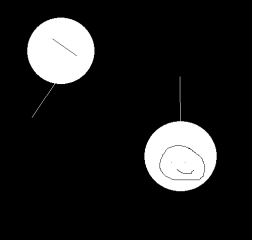
#> input picture Week 8/original.png, 253 x 240 px
$ python Page_30_Erosion_Dilation.py
#> lines starting #> are read from the running program, lines starting #| are printed output that depends on the picture
import cv2
import numpy as np

I = cv2.imread('original.png',0)
#> I is the input picture: shape (240, 253); min 0, max 255, mean 32.1
cv2.imshow('Original',I)


J = cv2.erode(I,np.ones((3,3),np.uint8))
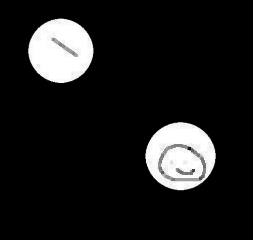
#> J: shape (240, 253); min 0, max 255, mean 27.4
cv2.imshow('erosion',J)


J = cv2.dilate(I,np.ones((3,3),np.uint8))
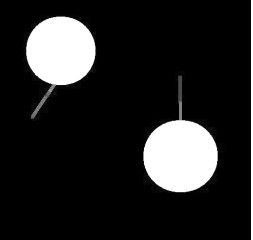
#> J: shape (240, 253); min 0, max 255, mean 36.5
cv2.imshow('dilation',J)


cv2.waitKey(0)
cv2.destroyAllWindows()
